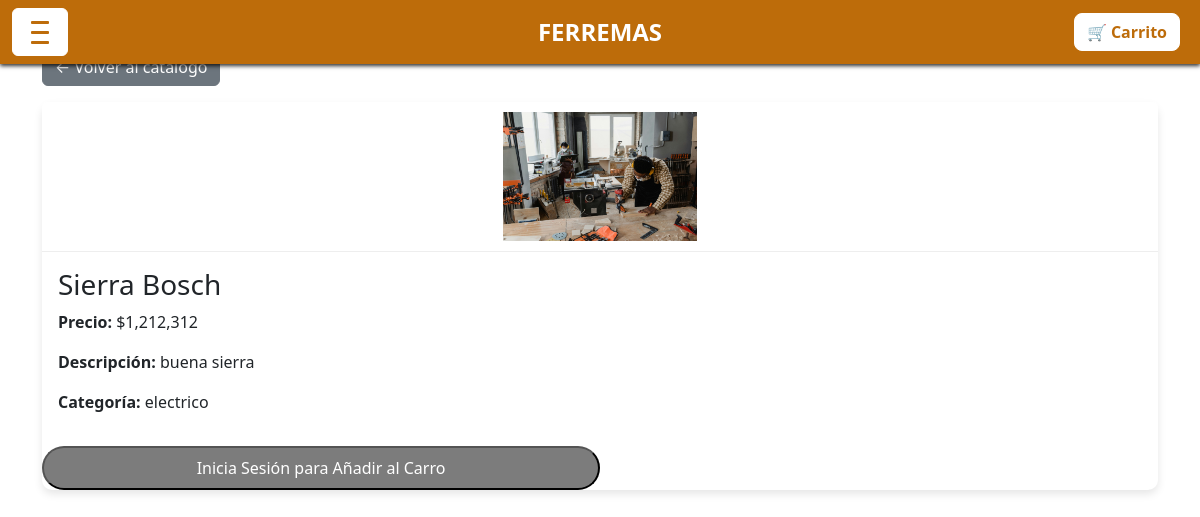
Page /herramientas/4/ on the committed database.
### herramientas/models.py (models this page shows, shortened)
class Herramienta(models.Model):
    id = models.AutoField(primary_key=True)
    nombre = models.CharField(max_length=50)
    id_categoria = models.ForeignKey("Categoria", on_delete=models.CASCADE, db_column="id_categoria")
    precio = models.IntegerField()
    descripcion = models.CharField(max_length = 350 )
    imagen = models.ImageField(upload_to='herramientas/', blank=True, null=True)
    cantidad = models.IntegerField()
    class Meta:
        ordering=['id']

class Categoria(models.Model):
    id_categoria = models.AutoField(db_column="id_genero", primary_key=True)
    categoria = models.CharField(max_length=50,blank=False, null=False)

### herramientas/views.py (the view)
# urls.py: path('herramientas/<int:herramienta_id>/', views.herramienta_detalles, name="herramienta_detalles"),
def herramienta_detalles(request, herramienta_id):
    herramienta = get_object_or_404(Herramienta, pk=herramienta_id)
    return render(request, 'herramientas/detalleHerramientas.html', {'herramienta': herramienta})

### herramientas/templates/herramientas/detalleHerramientas.html (shortened to what this page needs)
{% extends "tiendaweb/base.html" %}
{% block content %}
<!DOCTYPE html>
<html lang="en">
<head>
  {% load humanize %}
</head>
<body>
  <div class="container mt-5">
    <a href="{% url 'home' %}" class="btn btn-secondary mb-3">← Volver al catálogo</a>
    <div class="card">
      {% if herramienta.imagen %}
        <img src="{{ herramienta.imagen.url }}" class="card-img-top" alt="Imagen de la herramienta">
      {% else %}
        <p>Sin Imagen Disponible</p>
      {% endif %}
      <div class="card-body">
        <h3 class="card-title">{{ herramienta.nombre }}</h3>
        <p><strong>Precio:</strong> ${{ herramienta.precio|intcomma }}</p>
        <p><strong>Descripción:</strong> {{ herramienta.descripcion }}</p>
        <p><strong>Categoría:</strong> {{ herramienta.id_categoria.categoria }}</p>
      </div>
      {% if herramienta.cantidad > 0 %}
        {% if user.is_authenticated %}
            <a href="{% url 'agregar_al_carrito' herramienta.id %}">
                <button class="rounded-5 w-50 p-2 fs-6" style="background-color: #7C7C7C; color: white;">Añadir al Carro</button>
            </a>
        {% else %}
            <a href="{% url 'login' %}">
                <button class="rounded-5 w-50 p-2 fs-6" style="background-color: #7C7C7C; color: white;">Inicia Sesión para Añadir al Carro</button>
            </a>
        {% endif %}
      {% else %}
        <h5 style="color: red;">No hay stock suficiente</h5>
          <a href="{% url 'home' %}">
              <button class="rounded-5 w-50 p-2 fs-6" style="background-color: #7C7C7C; color: white;">Seguir Comprando</button>
          </a>
      {% endif %}
    </div>
  </div>
</body>
 {% endblock %}

### tiendaWeb/static/tiendaWeb/css/estilos.css (style rules this page uses)
body { background-color: #ffffff; }
.card { transition: transform 0.3s, box-shadow 0.3s; border: none; border-radius: 10px; box-shadow: 0 4px 8px rgba(0,0,0,0.1); }
.card-img-top { height: 150px; object-fit: contain; padding: 10px; background-color: #fff; border-bottom: 1px solid #eee; }

### rows in the picture
Herramienta: imagen (picture), nombre "Sierra Bosch", precio "1,212,312", descripcion "buena sierra", id_categoria.categoria "electrico"
